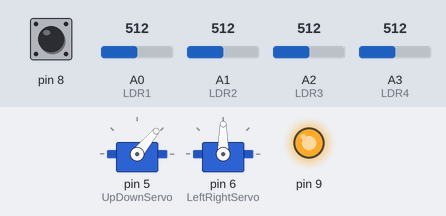
This sketch was run on a simulated Arduino Uno, built with avr-gcc and run on an emulated ATmega328P. Shown: 2 × servo, output pins drawn as LEDs (lit = HIGH). Inputs (shaded band) come from the test bench; at power-on: A0 (LDR1) = 512, pin 8 HIGH, A1 (LDR2) = 512, A3 (LDR4) = 512, A2 (LDR3) = 512. What the sketch prints to the serial monitor is not drawn.

Above: at 1.2 s.
1.3 s: A0 (LDR1) set to 520
4.4 s: pin 8 pulled LOW for 0.15 s
At 6.4 s:
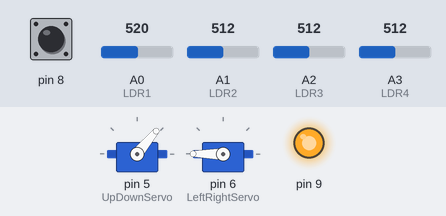
6.7 s: A1 (LDR2) set to 534
At 7.16 s:
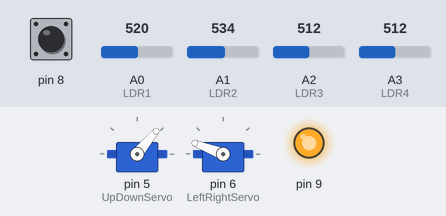
9.8 s: pin 8 pulled LOW for 1 s
At 11.6 s:
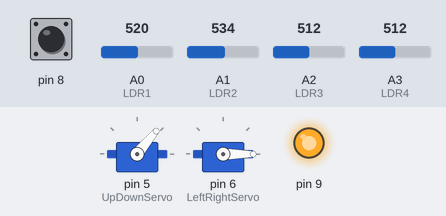
12.5 s: A3 (LDR4) set to 549
At 13.27 s:
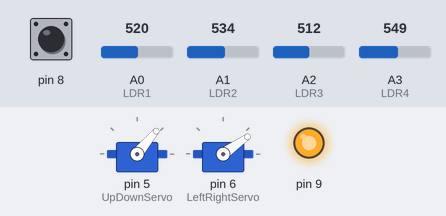
15.6 s: pin 8 pulled LOW for 3.2 s
At 17.4 s:
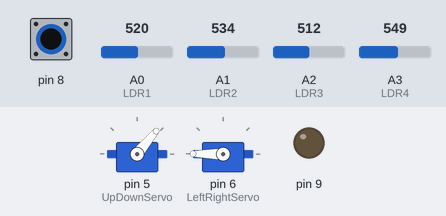
Timing chart, 0 to 20.5 s (numbered marks = the images above; inputs shaded):
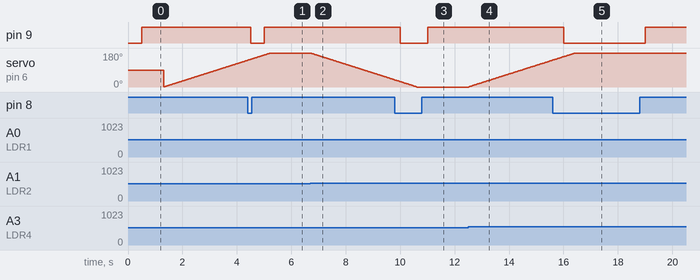

The sketch:

SolarTracker.ino
```cpp
#include <Servo.h>
#include <Blynk.h>
BlynkTimer m;
Servo UpDownServo, LeftRightServo;
int LDR1 = A0, LDR2 = A1, LDR3 = A2, LDR4 = A3;
int data1, data2, data3, data4;
int topData, botData, finalData;
int ser1 = 50, ser2=0;

void setup() {
  Serial.begin(115200);
  UpDownServo.attach(5);
  LeftRightServo.attach(6);
  pinMode(8,INPUT);
  digitalWrite(8,HIGH);
  pinMode(9,OUTPUT);

  m.setInterval(500L, isr);

  UpDownServo.write(ser1);}
void loop() {

  m.run();
  data1 = analogRead(LDR1) ;
  data2 = analogRead(LDR2) ;
  data3 = analogRead(LDR3) ;
  data4 = analogRead(LDR4) ;

  topData = max(data1, data2);
  botData = max(data3, data4);
  finalData = max(topData, botData);

  Serial.println(String(finalData));
  Serial.println(String(data1) +", "+String(data2) +", "+String(data3) +", "+String(data4));


  if(data1<finalData && data2<finalData){
    Serial.println("servo1 +" + String(ser1));
    if(ser1<140)
      ser1+=1;
  //  UpDownServo.write(ser1);

  }

  if(data3<finalData && data4<finalData){
    Serial.println("servo1 -" + String(ser1));
    if(ser1>0)
      ser1-=1;
    //UpDownServo.write(ser1);

  }

  if(data2<finalData && data3<finalData){
    Serial.println("servo2 +" + String(ser2));
    if(ser2<180)
      ser2+=1;
    LeftRightServo.write(ser2); }

  if(data1<finalData && data4<finalData){
    Serial.println("servo2 -" + String(ser2));
    if(ser2>0)
      ser2-=1;
    LeftRightServo.write(ser2);
  }
  delay(20);

}

void isr(){
  digitalWrite (9, digitalRead(8));
}
```

Measured:
- the behaviour switches between 520 and 521 on A1 (LDR2) (found by bisection; images 1 and 2)
- the behaviour switches between 534 and 535 on A3 (LDR4) (found by bisection; images 3 and 4)
- after the input at 4.4 s, pin 9: HIGH → LOW after 0.10 s, → HIGH 0.50 s later
- after the input at 6.7 s, servo on pin 6 (LeftRightServo): moves from 180° to 38° over 3.1 s, starting at once
- after the input at 9.8 s, pin 9: HIGH → LOW after 0.20 s, → HIGH 1.0 s later
- after the input at 12.5 s, servo on pin 6 (LeftRightServo): moves from 0° to 142° over 3.1 s, starting at once
- after the input at 15.6 s, pin 9: HIGH → LOW after 0.41 s, → HIGH 3.0 s later
